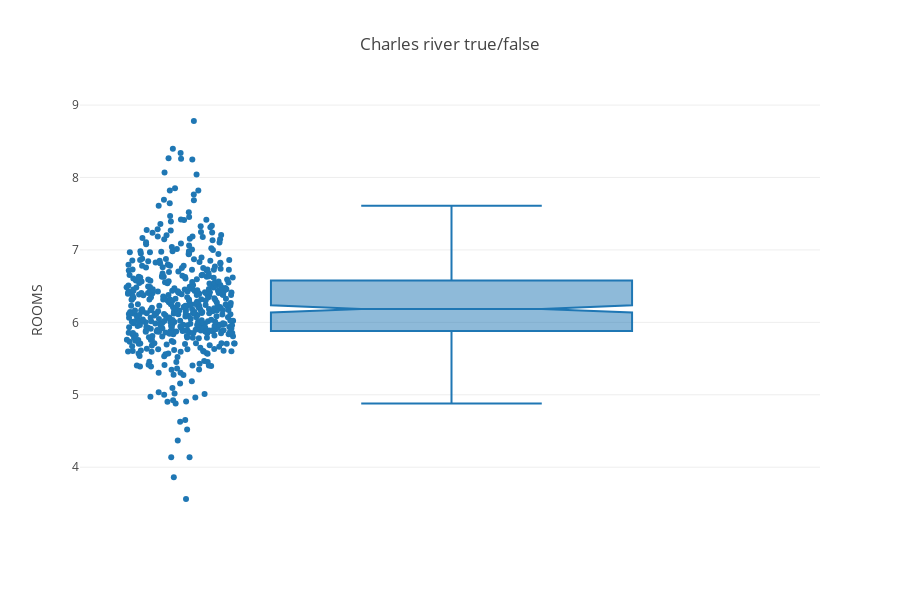

Notebook code for this chart:
### Code cell
fig = px.box(dfc, y="ROOMS", points="all",
             notched=True, # used notched shape
             title="Charles river true/false" )




fig.show()

### Figure 1 — Plotly figure (JSON) as saved in the notebook; plotly's stock layout.template omitted (floating-point values rounded to 4 significant figures; data arrays with more than 128 entries replaced by an {"elided": "..."} marker saying what was removed)
{"data": [{"alignmentgroup": "True", "boxpoints": "all", "hoverlabel": {"namelength": 0}, "hovertemplate": "ROOMS=%{y}", "legendgroup": "", "marker": {"color": "#1F77B4"}, "name": "", "notched": true, "offsetgroup": "", "orientation": "v", "showlegend": false, "type": "box", "x0": " ", "xaxis": "x", "y": {"elided": "490 float values"}, "y0": " ", "yaxis": "y"}], "layout": {"boxmode": "group", "height": 600, "legend": {"tracegroupgap": 0}, "title": {"text": "Charles river true/false"}, "xaxis": {"anchor": "y", "domain": [0, 1]}, "yaxis": {"anchor": "x", "domain": [0, 1], "title": {"text": "ROOMS"}}}}
